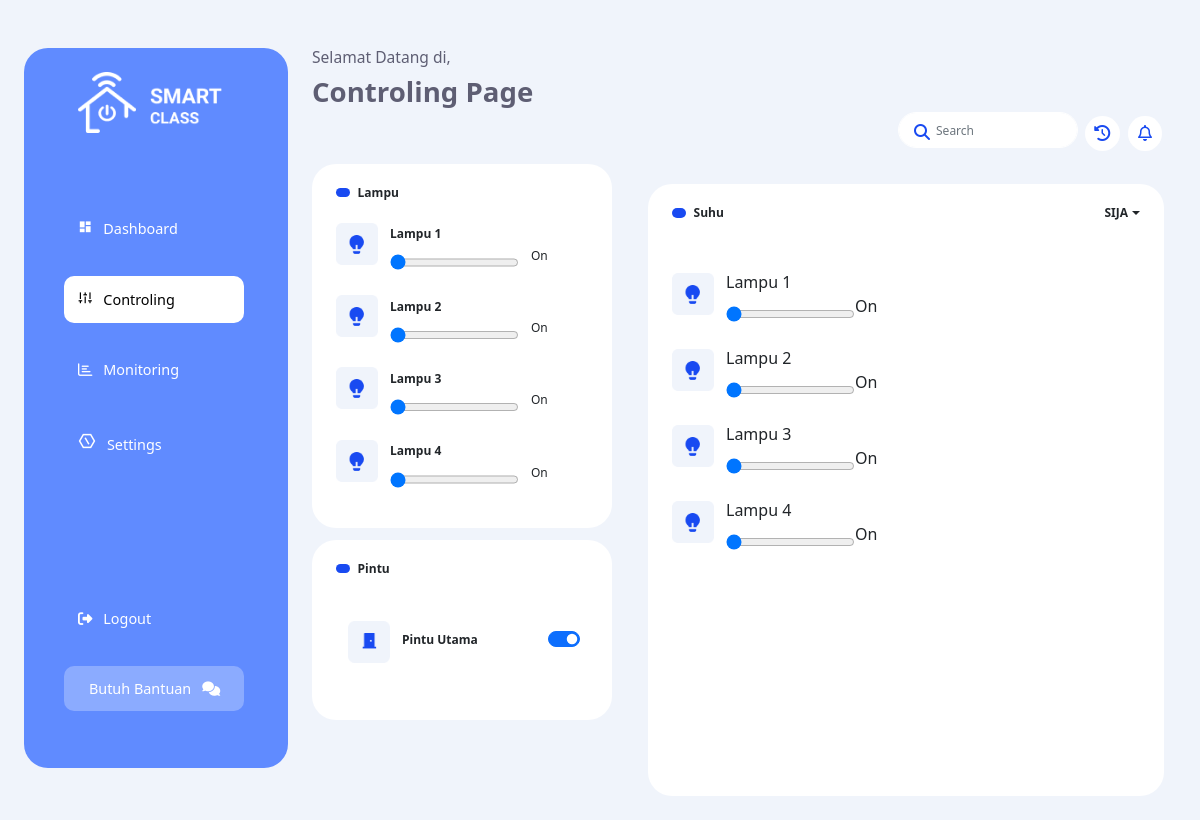
Screenshot of /admin/control2.php?ruang=SIJA with the database file from the repository.
### tables this page shows
CREATE TABLE `data_kelas` (
  `id` int(11) NOT NULL,
  `nama_kelas` varchar(255) NOT NULL,
  `id_guru` varchar(255) NOT NULL,
  `lampu_1` varchar(255) NOT NULL DEFAULT '0',
  `lampu_2` varchar(255) NOT NULL DEFAULT '0',
  `lampu_3` varchar(255) NOT NULL DEFAULT '0',
  `lampu_4` varchar(255) NOT NULL DEFAULT '0',
  `suhu` float NOT NULL DEFAULT 0,
  `kelembapan` varchar(255) NOT NULL DEFAULT '0',
  `tgl` timestamp NOT NULL DEFAULT current_timestamp()
);

### admin/control2.php (the view, shortened to what this page needs)
<?php
include "../koneksi.php";
if (isset($_GET['ruang'])) {
    $ruang = $_GET['ruang'];
}
$datalampu = mysqli_query($koneksi, "SELECT * FROM data_kelas WHERE nama_kelas = '$ruang'");
$rowLampu = mysqli_fetch_array($datalampu);
$dataKelas = mysqli_query($koneksi, "SELECT * FROM data_kelas");
?>
<!DOCTYPE html>
<html lang="en">
<head>
    <link rel="stylesheet" href="assets/css/style.css?<?php echo time(); ?>">
    <link rel="stylesheet" href="assets/css/resvonsive.css?<?php echo time(); ?>">
    <link rel="stylesheet" href="https://cdn.jsdelivr.net/npm/bootstrap-icons@1.5.0/font/bootstrap-icons.css">
    <link href="https://cdn.jsdelivr.net/npm/bootstrap@5.1.1/dist/css/bootstrap.min.css" rel="stylesheet">
    <link href="https://cdn.jsdelivr.net/npm/remixicon@2.2.0/fonts/remixicon.css" rel="stylesheet">
</head>
<body>
    <div class="p-4 bg-1-body">
        <div class="flex-custom">
            <div class="side-menu mt-4 mb-4">
                <img src="assets/img/logo.png" alt="logo" class="mb-5">
                <a href="index.php" class="putih">
                    <li><i class="ri-dashboard-fill"></i>&ensp; Dashboard</li>
                </a>
                <a href="control.php?ruang=SIJA" class="">
                    <li class="active-menu"><i class="ri-sound-module-line"></i>&ensp; Controling</li>
                </a>
                <a href="monitoring.php" class="putih">
                    <li><i class="far fa-chart-bar"></i>&ensp; Monitoring</li>
                </a>
                <a href="setting.php" class="putih">
                    <li><i style="font-size: 1.5vw;" class="ri-settings-6-line"></i>&ensp; Settings</li>
                </a>
                <div class="bottom-li">
                    <a class="putih" href="../logout.php">
                        <li><i class="fas fa-sign-out-alt"></i>&ensp; Logout</li>
                    </a>
                    <li class="bantuan-li">&ensp; Butuh Bantuan &ensp;<i class="fas fa-comments"></i></li>
                </div>
            </div>
            <div class="main-side mts-4">
                <h6 class="selamat-datang" style="color: #5E5E73;">Selamat Datang di,</h6>
                <h3 class="selamat-nama" class="mb-2" style="color:#5E5E73; font-weight:800;">Controling Page</h3>
                <div class="d-flex">
                    <div class="side-control">
                        <div class="card-side-lampu mt-4">
                            <div class="d-flex">
                                <div style="width: 1.2vw; border-radius:5px; margin-right: 0.6vw; height:0.8vw; background-color:#194AF1;"></div>
                                <span style="margin-top: -0.3vw; font-size: 1vw; font-weight:600;">Lampu</span>
                            </div>
                            <div class="card-scroll-lampu">
                                <li class="d-flex side-card-items">
                                    <img src="assets/img/lampu-icon.png" alt="suhu">
                                    <div class="text-suhu">
                                        <span style="font-weight: 700; font-size:1vw;">Lampu 1</span>
                                        <div class="d-flex">
                                            <input onchange="lampu(1,'<?php echo $ruang ?>');" type="range" value="<?php echo $rowLampu['lampu_1'] ?>" min="0" max="1" step="1">
                                            <p style="font-size: 1vw; font-weight:400; width: 3vw ; margin-left:1vw; margin-top:0.2vw;">On</p>
                                        </div>
                                    </div>
                                </li>
                                <li class="d-flex side-card-items">
                                    <img src="assets/img/lampu-icon.png" alt="suhu">
                                    <div class="text-suhu">
                                        <span style="font-weight: 700; font-size:1vw;">Lampu 2</span>
                                        <div class="d-flex">
                                            <input onchange="lampu(2,'<?php echo $ruang ?>');" type="range" value="<?php echo $rowLampu['lampu_2'] ?>" min="0" max="1" step="1">
                                            <p style="font-size: 1vw; font-weight:400; width: 3vw ; margin-left:1vw; margin-top:0.2vw;">On</p>
                                        </div>
                                    </div>
                                </li>
                                <li class="d-flex side-card-items">
                                    <img src="assets/img/lampu-icon.png" alt="suhu">
                                    <div class="text-suhu">
                                        <span style="font-weight: 700; font-size:1vw;">Lampu 3</span>
                                        <div class="d-flex">
                                            <input onchange="lampu(3,'<?php echo $ruang ?>');" type="range" value="<?php echo $rowLampu['lampu_3'] ?>" min="0" max="1" step="1">
                                            <p style="font-size: 1vw; font-weight:400; width: 3vw ; margin-left:1vw; margin-top:0.2vw;">On</p>
                                        </div>
                                    </div>
                                </li>
                                <li class="d-flex side-card-items">
                                    <img src="assets/img/lampu-icon.png" alt="suhu">
                                    <div class="text-suhu">
                                        <span style="font-weight: 700; font-size:1vw;">Lampu 4</span>
                                        <div class="d-flex">
                                            <input onchange="lampu(4,'<?php echo $ruang ?>');" type="range" value="<?php echo $rowLampu['lampu_4'] ?>" min="0" max="1" step="1">
                                            <p style="font-size: 1vw; font-weight:400; width: 3vw ; margin-left:1vw; margin-top:0.2vw;">On</p>
                                        </div>
                                    </div>
                                </li>
                            </div>
                        </div>
                        <div class="card-side-pintu">
                            <div class="d-flex">
                                <div style="width: 1.2vw; border-radius:5px; margin-right: 0.6vw; height:0.8vw; background-color:#194AF1;"></div>
                                <span style="margin-top: -0.3vw; font-size: 1vw; font-weight:600;">Pintu</span>
                            </div>
                            <br>
                            <li class="d-flex side-card-items align-items-center justify-content-between mt-3">
                                <div class="text-suhu d-flex align-items-center">
                                    <img src="assets/img/pintu-icon.png" alt="suhu">
                                    <span style="font-weight: 700; font-size:1vw;">&emsp;Pintu Utama</span>
                                </div>
                                <div class="form-check form-switch">
                                    <input class="form-check-input" type="checkbox" role="switch" id="flexSwitchCheckChecked" checked>
                                </div>
                            </li>
                        </div>
                    </div>
                </div>
            </div>
            <div class="mts-4s">
                <div class="mts-4 me-3 row height d-flex justify-content-end align-items-center">
                    <div class="col-md-4">
                        <div class="search"> <i class="fa fa-search"></i> <input type="text" class="form-control" placeholder="Search"> </div>
                    </div>
                    <div class="col-md-1 notif">
                        <i class="fas fa-history"></i>
                    </div>
                    <div class="col-md-1 notif">
                        <i class="far fa-bell"></i>
                    </div>
                </div>
                <div class="card-side-suhu">
                    <div class="d-flex justify-content-between">
                        <div class="d-flex suhu-text-card">
                            <div class="dot"></div>
                            <span class="dot-text">Suhu</span>
                        </div>
                        <div class="kelas-drop d-flex align-items-center dropdown-toggle" type="button" data-bs-toggle="dropdown" aria-expanded="false">
                            <span><?php echo $ruang ?></span>
                        </div>
                    </div>
                    <li class="d-flex side-card-items mt-5">
                        <img src="assets/img/lampu-icon.png" alt="suhu">
                        <div class="text-suhu">
                            <span>Lampu 1</span>
                            <div class="d-flex">
                                <input onchange="lampu(1,'<?php echo $ruang ?>');" type="range" value="<?php echo $rowLampu['lampu_1'] ?>" min="0" max="1" step="1" />
                                <p>On</p>
                            </div>
                        </div>
                    </li>
                    <li class="d-flex side-card-items">
                        <img src="assets/img/lampu-icon.png" alt="suhu">
                        <div class="text-suhu">
                            <span>Lampu 2</span>
                            <div class="d-flex">
                                <input onchange="lampu(2,'<?php echo $ruang ?>');" type="range" value="<?php echo $rowLampu['lampu_2'] ?>" min="0" max="1" step="1" />
                                <p>On</p>
                            </div>
                        </div>
                    </li>
                    <li class="d-flex side-card-items">
                        <img src="assets/img/lampu-icon.png" alt="suhu">
                        <div class="text-suhu">
                            <span>Lampu 3</span>
                            <div class="d-flex">
                                <input onchange="lampu(3,'<?php echo $ruang ?>');" type="range" value="<?php echo $rowLampu['lampu_3'] ?>" min="0" max="1" step="1" />
                                <p>On</p>
                            </div>
                        </div>
                    </li>
                    <li class="d-flex side-card-items">
                        <img src="assets/img/lampu-icon.png" alt="suhu">
                        <div class="text-suhu">
                            <span>Lampu 4</span>
                            <div class="d-flex">
                                <input onchange="lampu(4,'<?php echo $ruang ?>');" type="range" value="<?php echo $rowLampu['lampu_4'] ?>" min="0" max="1" step="1" />
                                <p>On</p>
                            </div>
                        </div>
                    </li>
                </div>
            </div>
        </div>
    </div>
</body>
</html>

### admin/assets/css/style.css (style rules this page uses)
* { padding: 0; margin: 0; box-sizing: border-box; }
body { font-family: "Poppins", sans-serif; }
.side-menu { width: 22vw; height: 60vw; border-radius: 24px; padding: 2vw 1vw; background: #608bff; }
.flex-custom { display: flex; }
.dot { width: 1.2vw; border-radius: 5px; margin-right: 0.6vw; height: 0.8vw; background-color: #194af1; }
.dot-text { margin-top: -0.3vw; font-size: 1vw; font-weight: 600; }
.side-control { margin-top: 2vw; }
.card-scroll-lampu { margin: 0.5vw 0vw; width: auto; max-height: 29vw; overflow: auto; }
.card-side-lampu { overflow: auto; background-color: #ffffff; border-radius: 24px; padding: 2vw; }
.side-menu a { text-decoration: none; }
.card-side-suhu { margin-top: 2vw; margin-left: 1vw; width: 43vw; height: 51vw; background-color: #ffffff; border-radius: 24px; padding: 2vw; }
.suhu-text-card { display: block; }
.card-side-pintu { margin-top: 1vw; width: 25vw; height: 15vw; background-color: #ffffff; border-radius: 24px; padding: 2vw; }
.bg-1-body { width: 100vw; background: #f0f4fb; padding: 1.5rem !important; }
.main-side { margin: 2vw; }
.side-menu img { width: 12vw; margin-left: 3.5vw; }
.side-menu li { width: 15vw; list-style: none; padding: 1vw 1.2vw; margin: 2vw 2.3vw; border-radius: 10px; font-weight: 200; }
.text-suhu { margin-left: 1vw; }
.kelas-drop span { font-size: 1vw; font-weight: 700; }
.kelas-drop { margin-top: -0.3vw; }
.side-card-items { margin-top: 1vw; }
.mts-4 { margin-top: 1.5rem !important; }
.mts-4s { margin-top: 4rem !important; }
.side-card-items img { height: 3.5vw; width: 3.5vw; margin-top: 0.2vw; }
.putih { color: #ffffff; }
.active-menu { background-color: white; color: black; }
.side-menu li { font-size: 1.2vw; }
.bottom-li li { font-size: 1.2vw; }
.selamat-datang { font-size: 1.3vw; }
.selamat-nama { font-size: 2.3vw; font-weight: 600; }
.side-menu .bottom-li { padding-top: 10vh; }
.bantuan-li { background-color: rgba(255, 255, 255, 0.27); color: #ffffff; }
.search { position: relative; margin-bottom: 1vw; }
.search input { height: 3vw; width: 15vw; text-indent: 25px; border-radius: 20px; font-size: 1vw; background-color: #ffffff; border-color: #ffffff; }
.search i { color: #194af1; }
.notif i { background-color: #ffffff; padding: 0.8vw; border-radius: 50%; margin-left: 1vw; color: #194af1; margin-top: -1.3vw; }
.search .fa-search { position: absolute; top: 12px; left: 16px; }

### rows the page displays
data_kelas: lampu_1 "0", lampu_2 "0", lampu_3 "0", lampu_4 "0"

### other values shown
$ruang "SIJA"
